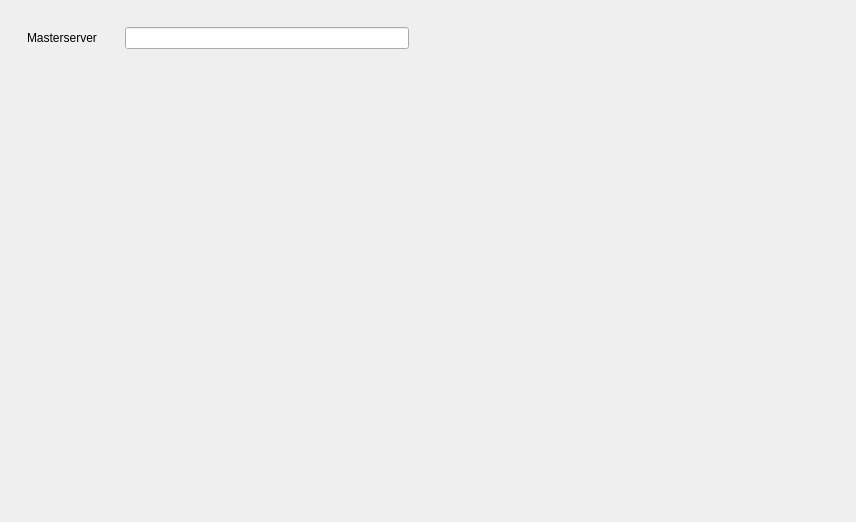
         <widget class="QWidget" name="responsive_scrollAreaWidgetContents_5">
          <property name="geometry">
           <rect>
            <x>0</x>
            <y>0</y>
            <width>856</width>
            <height>522</height>
           </rect>
          </property>
          <property name="sizePolicy">
           <sizepolicy hsizetype="Expanding" vsizetype="Preferred">
            <horstretch>1</horstretch>
            <verstretch>0</verstretch>
           </sizepolicy>
          </property>
          <layout class="QHBoxLayout" name="horizontalLayout_9" stretch="1,1">
           <item>
            <widget class="QFrame" name="frame_12">
             <property name="sizePolicy">
              <sizepolicy hsizetype="Ignored" vsizetype="Preferred">
               <horstretch>1</horstretch>
               <verstretch>0</verstretch>
              </sizepolicy>
             </property>
             <layout class="QFormLayout" name="formLayout_11">
              <property name="horizontalSpacing">
               <number>28</number>
              </property>
              <property name="verticalSpacing">
               <number>28</number>
              </property>
              <property name="leftMargin">
               <number>16</number>
              </property>
              <property name="topMargin">
               <number>16</number>
              </property>
              <property name="rightMargin">
               <number>16</number>
              </property>
              <property name="bottomMargin">
               <number>16</number>
              </property>
              <item row="0" column="0">
               <widget class="QLabel" name="labelMasterServer">
                <property name="text">
                 <string comment="Textinput Title Label">Masterserver</string>
                </property>
               </widget>
              </item>
              <item row="0" column="1">
               <widget class="QLineEdit" name="lineEditMasterServer"/>
              </item>
             </layout>
            </widget>
           </item>
           <item>
            <widget class="QFrame" name="frame_13">
             <property name="sizePolicy">
              <sizepolicy hsizetype="Ignored" vsizetype="Preferred">
               <horstretch>1</horstretch>
               <verstretch>0</verstretch>
              </sizepolicy>
             </property>
             <layout class="QFormLayout" name="formLayout_12">
              <property name="horizontalSpacing">
               <number>28</number>
              </property>
              <property name="verticalSpacing">
               <number>28</number>
              </property>
              <property name="leftMargin">
               <number>16</number>
              </property>
              <property name="topMargin">
               <number>16</number>
              </property>
              <property name="rightMargin">
               <number>16</number>
              </property>
              <property name="bottomMargin">
               <number>16</number>
              </property>
              <item row="0" column="0">
               <spacer name="verticalSpacer_9">
                <property name="orientation">
                 <enum>Qt::Orientation::Vertical</enum>
                </property>
                <property name="sizeHint" stdset="0">
                 <size>
                  <width>20</width>
                  <height>10</height>
                 </size>
                </property>
               </spacer>
              </item>
             </layout>
            </widget>
           </item>
          </layout>
         </widget>
